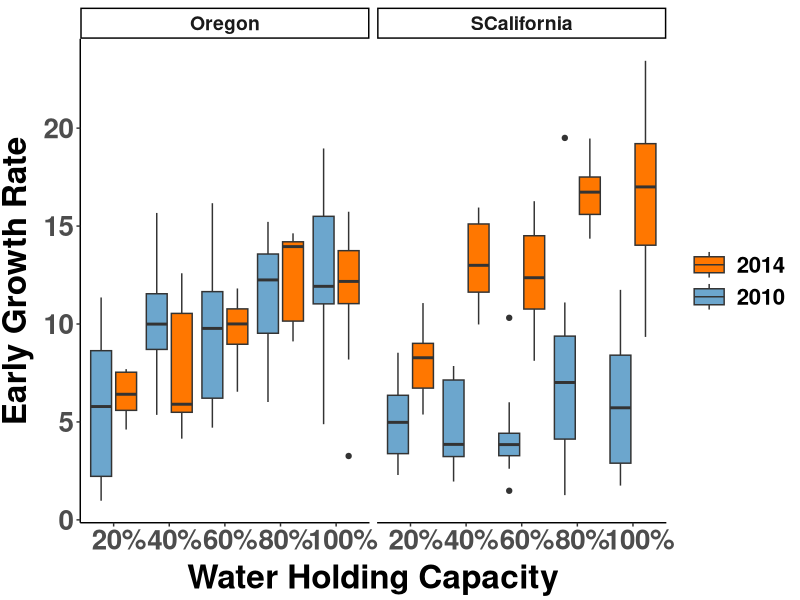
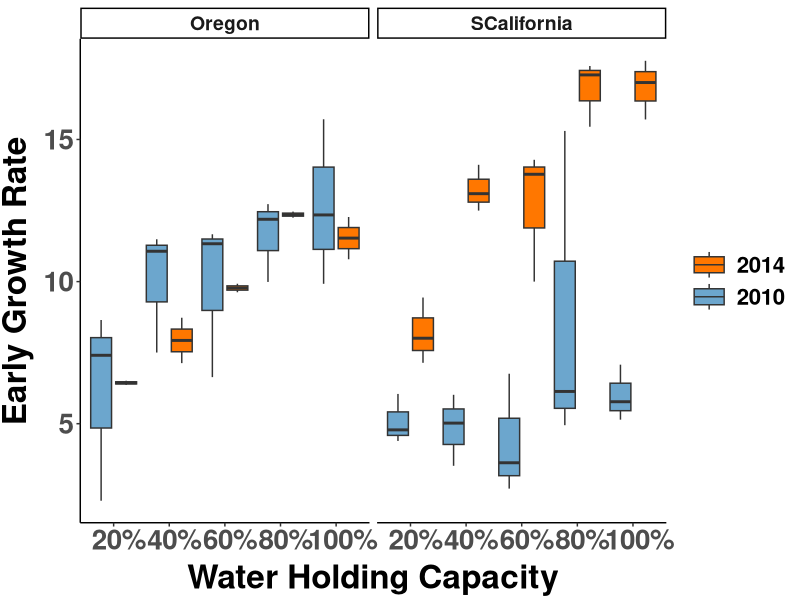
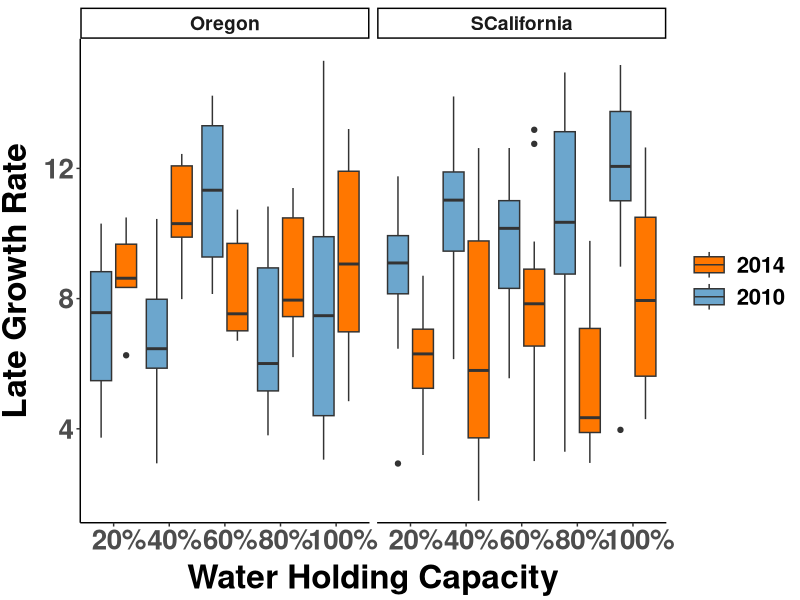
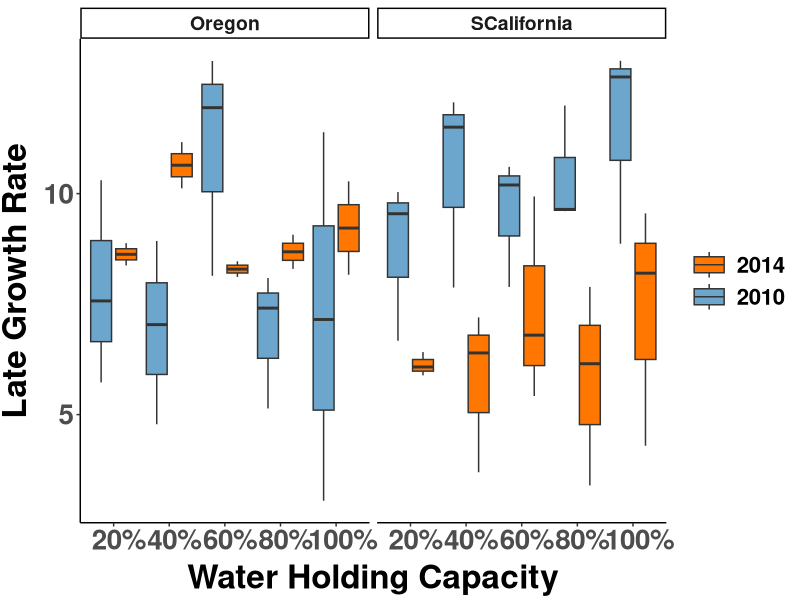
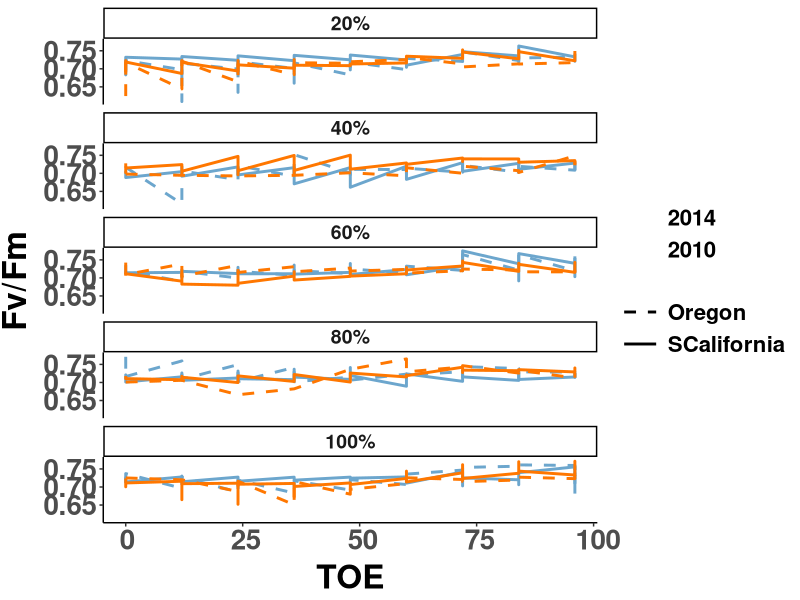
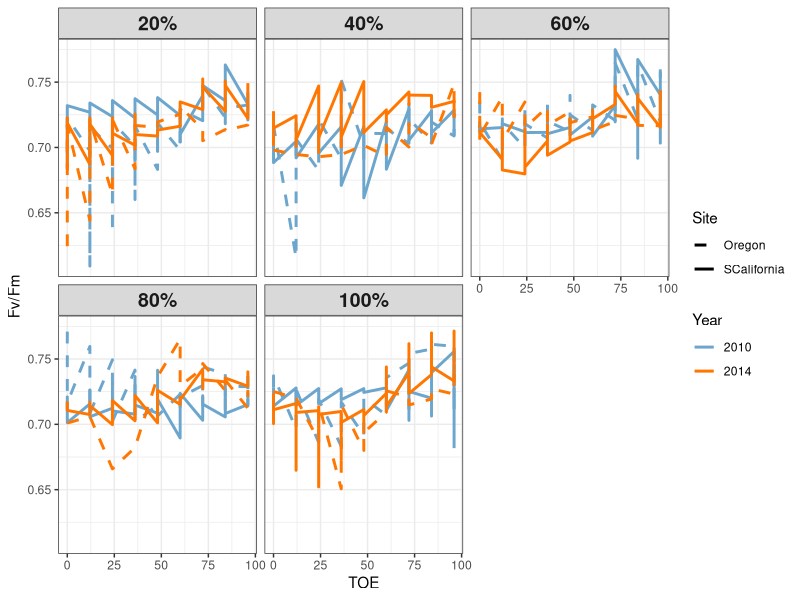
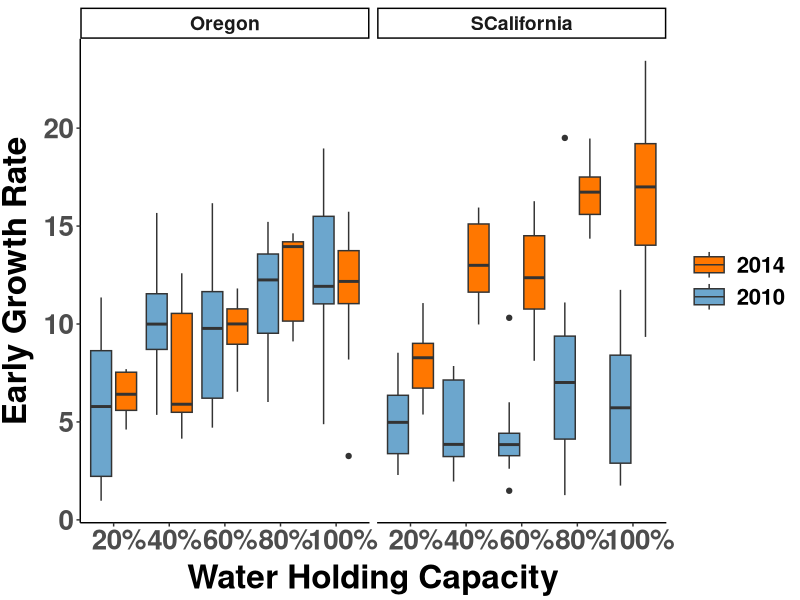
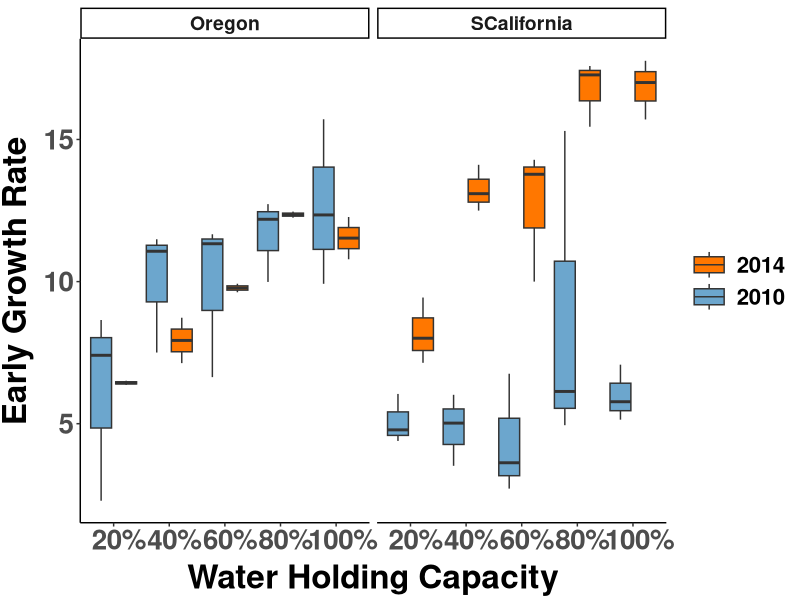

Source code (R) for these figures, in order:
##################################################################################
## Organize data for phenosight 1 experiment
## 
## Author Daniel Anstett
## 
## 
## Written Jan 22 2026
###################################################################################
#Import libraries
library(tidyverse)
library(car)

GR_early <- read_csv("data/Experiment01_EarlyGrowth_Mimulus.csv")
GR_late <- read_csv("data/Experiment01_LateGrowth_Mimulus.csv")

PS2_early <- read_csv("data/Experiment01_EarlyPS2_Mimulus.csv") %>% filter(TOE<101)
PS2_late <- read_csv("data/Experiment01_LatePS2_Mimulus.csv")
decode <- read_csv("data/decode.csv")

#Merge early and late
GR_early2 <- merge(GR_early, decode, by = "Population")
GR_early2$Treatment <- factor(GR_early2$Treatment, levels = c("20%", "40%", "60%", "80%", "100%"))

GR_late2 <- merge(GR_late, decode, by = "Population")
GR_late2$Treatment <- factor(GR_late2$Treatment, levels = c("20%", "40%", "60%", "80%", "100%"))

PS2_early2 <- merge(PS2_early, decode, by = "Population")
PS2_early2$Treatment <- factor(PS2_early2$Treatment, levels = c("20%", "40%", "60%", "80%", "100%"))

PS2_late2 <- merge(PS2_late, decode, by = "Population")
PS2_late2$Treatment <- factor(PS2_late2$Treatment, levels = c("20%", "40%", "60%", "80%", "100%"))

#Make a data frame that has line(pop) means
GR_early3 <- GR_early2 %>%
  group_by(Population, Treatment) %>%
  summarise(GR = mean(GR, na.rm = TRUE),Site = first(Site), Year = first(Year), .groups = 'drop')

GR_late3 <- GR_late2 %>%
  group_by(Population, Treatment) %>%
  summarise(GR = mean(GR, na.rm = TRUE),Site = first(Site), Year = first(Year), .groups = 'drop')

PS2_early3 <- PS2_early2 %>%
  group_by(Population, Treatment, TOE) %>%
  summarise(across(Fv.Fm:NDVI, ~mean(.x, na.rm = TRUE)), Site = first(Site), Year = first(Year),.groups = 'drop')

PS2_late3 <- PS2_late2 %>%
  group_by(Population, Treatment, TOE) %>%
  summarise(across(Fv.Fm:NDVI, ~mean(.x, na.rm = TRUE)), Site = first(Site), Year = first(Year),.groups = 'drop')



###################################################################################
###################################################################################
#Run Models
gr_early <- lm(GR ~ Site*Year+Treatment,data=GR_early3)
summary(gr_early)
Anova(gr_early,type=3)

gr_late <- lm(GR ~ Site*Year+Treatment,data=GR_late3)
summary(gr_late)
Anova(gr_late,type=3)

Fv.Fm_early <- lm(Fv.Fm ~ Site*Year+Treatment+TOE,data=PS2_early3) 
summary(Fv.Fm_early)
Anova(Fv.Fm_early)

Fv.Fm_late <- lm(Fv.Fm ~ Site*Year+Treatment+TOE,data=PS2_late3) 
summary(Fv.Fm_late)
Anova(Fv.Fm_late)




########## Make Plot ############

#Early Growth Rate All Data Points
ggplot(GR_early2, aes(x = Treatment, y = GR, fill = factor(Year))) +
  geom_boxplot(position = position_dodge(width = 0.9)) +
  scale_fill_manual(values = c("2010" = "skyblue3", "2014" = "#FF7700"),
                    name = "Year") +
  facet_wrap(~ Site) +
  labs(x = "Water Holding Capacity", y = "Early Growth Rate") +
  theme_classic() + theme(
  axis.text.x = element_text(size=20, face="bold", hjust = 0.4),
  axis.text.y = element_text(size=20,face="bold"),
  axis.title.x = element_text(color="black", size=24, vjust = 0.5, face="bold"),
  axis.title.y = element_text(color="black", size=24,vjust = 1.7, face="bold",hjust=0.5),
  legend.title = element_blank(),
  legend.text = element_text(size = 16,face="bold"),  # Increase the size of the legend text
  legend.key.size = unit(2, "lines"),  # Increase the size of the legend dots
  legend.key.height = unit(1.6, "lines"), #Reduce height
  strip.text = element_text(size = 14, face = "bold") #Make strip text larger
)+
  guides(color = guide_legend(reverse = TRUE, override.aes = list(linetype = 0)),
         fill  = guide_legend(reverse = TRUE))

ggsave("graphs/Site_year_gr_early_all.pdf",width=12, height = 6, units = "in")


#Early Growth Rate Line Means
ggplot(GR_early3, aes(x = Treatment, y = GR, fill = factor(Year))) +
  geom_boxplot(position = position_dodge(width = 0.9)) +
  scale_fill_manual(values = c("2010" = "skyblue3", "2014" = "#FF7700"),
                    name = "Year") +
  scale_y_continuous(breaks = c(0,5,10,15,20))+
  facet_wrap(~ Site) +
  labs(x = "Water Holding Capacity", y = "Early Growth Rate") +
  theme_classic() + theme(
    axis.text.x = element_text(size=20, face="bold", hjust = 0.4),
    axis.text.y = element_text(size=20,face="bold"),
    axis.title.x = element_text(color="black", size=24, vjust = 0.5, face="bold"),
    axis.title.y = element_text(color="black", size=24,vjust = 1.7, face="bold",hjust=0.5),
    legend.title = element_blank(),
    legend.text = element_text(size = 16,face="bold"),  # Increase the size of the legend text
    legend.key.size = unit(2, "lines"),  # Increase the size of the legend dots
    legend.key.height = unit(1.6, "lines"), #Reduce height
    strip.text = element_text(size = 14, face = "bold") #Make strip text larger
  )+
  guides(color = guide_legend(reverse = TRUE, override.aes = list(linetype = 0)),
         fill  = guide_legend(reverse = TRUE))

ggsave("graphs/Site_year_gr_early_means.pdf",width=12, height = 6, units = "in")

######## Late ##########


#late Growth Rate All Data Points
ggplot(GR_late2, aes(x = Treatment, y = GR, fill = factor(Year))) +
  geom_boxplot(position = position_dodge(width = 0.9)) +
  scale_fill_manual(values = c("2010" = "skyblue3", "2014" = "#FF7700"),
                    name = "Year") +
  facet_wrap(~ Site) +
  labs(x = "Water Holding Capacity", y = "Late Growth Rate") +
  theme_classic() + theme(
    axis.text.x = element_text(size=20, face="bold", hjust = 0.4),
    axis.text.y = element_text(size=20,face="bold"),
    axis.title.x = element_text(color="black", size=24, vjust = 0.5, face="bold"),
    axis.title.y = element_text(color="black", size=24,vjust = 1.7, face="bold",hjust=0.5),
    legend.title = element_blank(),
    legend.text = element_text(size = 16,face="bold"),  # Increase the size of the legend text
    legend.key.size = unit(2, "lines"),  # Increase the size of the legend dots
    legend.key.height = unit(1.6, "lines"), #Reduce height
    strip.text = element_text(size = 14, face = "bold") #Make strip text larger
  )+
  guides(color = guide_legend(reverse = TRUE, override.aes = list(linetype = 0)),
         fill  = guide_legend(reverse = TRUE))

ggsave("graphs/Site_year_gr_late_all.pdf",width=12, height = 6, units = "in")


#late Growth Rate Line Means
ggplot(GR_late3, aes(x = Treatment, y = GR, fill = factor(Year))) +
  geom_boxplot(position = position_dodge(width = 0.9)) +
  scale_fill_manual(values = c("2010" = "skyblue3", "2014" = "#FF7700"),
                    name = "Year") +
  scale_y_continuous(breaks = c(0,5,10,15,20))+
  facet_wrap(~ Site) +
  labs(x = "Water Holding Capacity", y = "Late Growth Rate") +
  theme_classic() + theme(
    axis.text.x = element_text(size=20, face="bold", hjust = 0.4),
    axis.text.y = element_text(size=20,face="bold"),
    axis.title.x = element_text(color="black", size=24, vjust = 0.5, face="bold"),
    axis.title.y = element_text(color="black", size=24,vjust = 1.7, face="bold",hjust=0.5),
    legend.title = element_blank(),
    legend.text = element_text(size = 16,face="bold"),  # Increase the size of the legend text
    legend.key.size = unit(2, "lines"),  # Increase the size of the legend dots
    legend.key.height = unit(1.6, "lines"), #Reduce height
    strip.text = element_text(size = 14, face = "bold") #Make strip text larger
  )+
  guides(color = guide_legend(reverse = TRUE, override.aes = list(linetype = 0)),
         fill  = guide_legend(reverse = TRUE))

ggsave("graphs/Site_year_gr_late_means.pdf",width=12, height = 6, units = "in")
###################################################################################
#PS2 plots

library(ggplot2)

ggplot(PS2_early3, aes(x = TOE, y = Fv.Fm, color = factor(Year), linetype = Site)) +
  geom_line(size = 1) +
  scale_color_manual(values = c("2010" = "skyblue3", "2014" = "#FF7700"),
                     name = "Year") +
  scale_linetype_manual(values = c("SCalifornia" = "solid", "Oregon" = "dashed"),
                        name = "Site") +
  facet_wrap(~ Treatment, ncol = 1) +
  labs(x = "TOE", y = "Fv/Fm") +
  theme_classic() + theme(
    axis.text.x = element_text(size=20, face="bold", hjust = 0.4),
    axis.text.y = element_text(size=20,face="bold"),
    axis.title.x = element_text(color="black", size=24, vjust = 0.5, face="bold"),
    axis.title.y = element_text(color="black", size=24,vjust = 1.7, face="bold",hjust=0.5),
    legend.title = element_blank(),
    legend.text = element_text(size = 16,face="bold"),  # Increase the size of the legend text
    legend.key.size = unit(2, "lines"),  # Increase the size of the legend dots
    legend.key.height = unit(1.6, "lines"), #Reduce height
    strip.text = element_text(size = 14, face = "bold") #Make strip text larger
  )+
  guides(color = guide_legend(reverse = TRUE, override.aes = list(linetype = 0)),
         fill  = guide_legend(reverse = TRUE))



ggplot(PS2_early3, aes(x = TOE, y = Fv.Fm, color = factor(Year), linetype = Site)) +
  geom_line(size = 1) +
  #geom_point(size = 2) +
  scale_color_manual(values = c("2010" = "skyblue3", "2014" = "#FF7700"),
                     name = "Year") +
  scale_linetype_manual(values = c("SCalifornia" = "solid", "Oregon" = "dashed"),
                        name = "Site") +
  facet_wrap(~ Treatment) +
  labs(x = "TOE", y = "Fv/Fm") +
  theme_bw() +
  theme(
    strip.text = element_text(size = 14, face = "bold")
  )





###################################################################################
